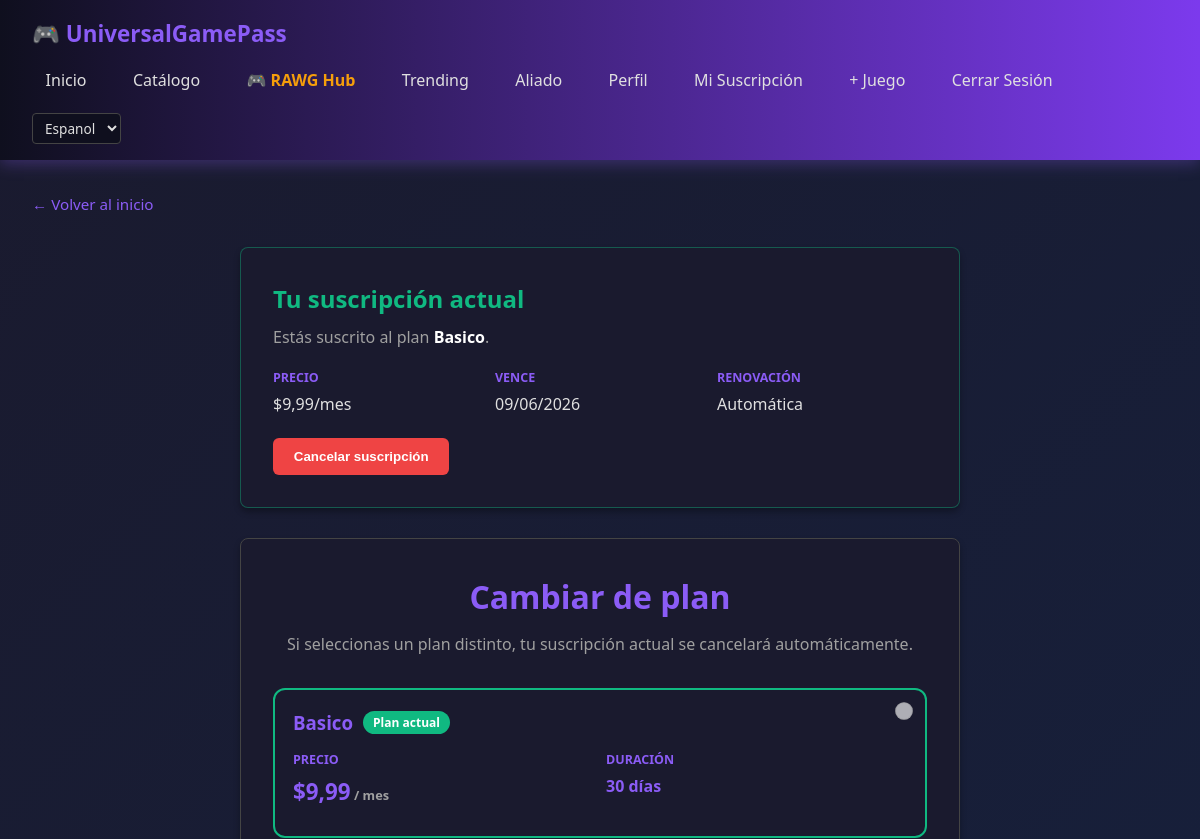
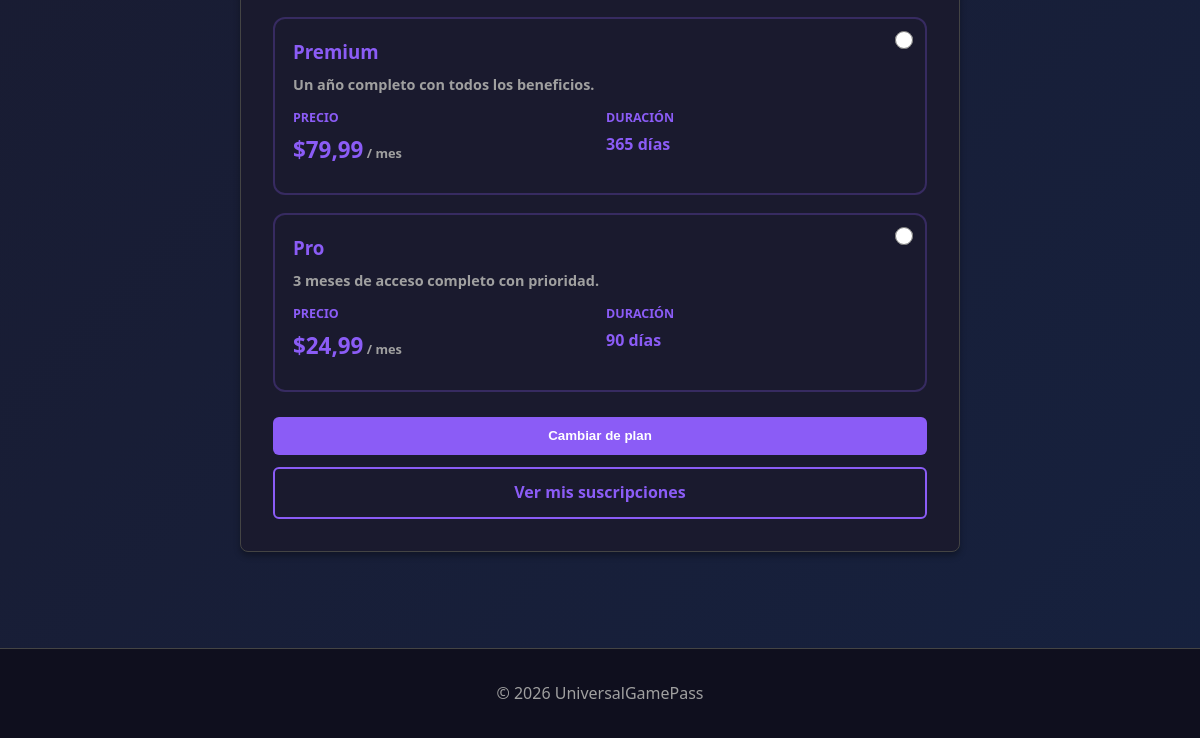
/suscripciones/nueva/ (signed in), run on an earlier commit of the app's database (2 pictures, top to bottom).
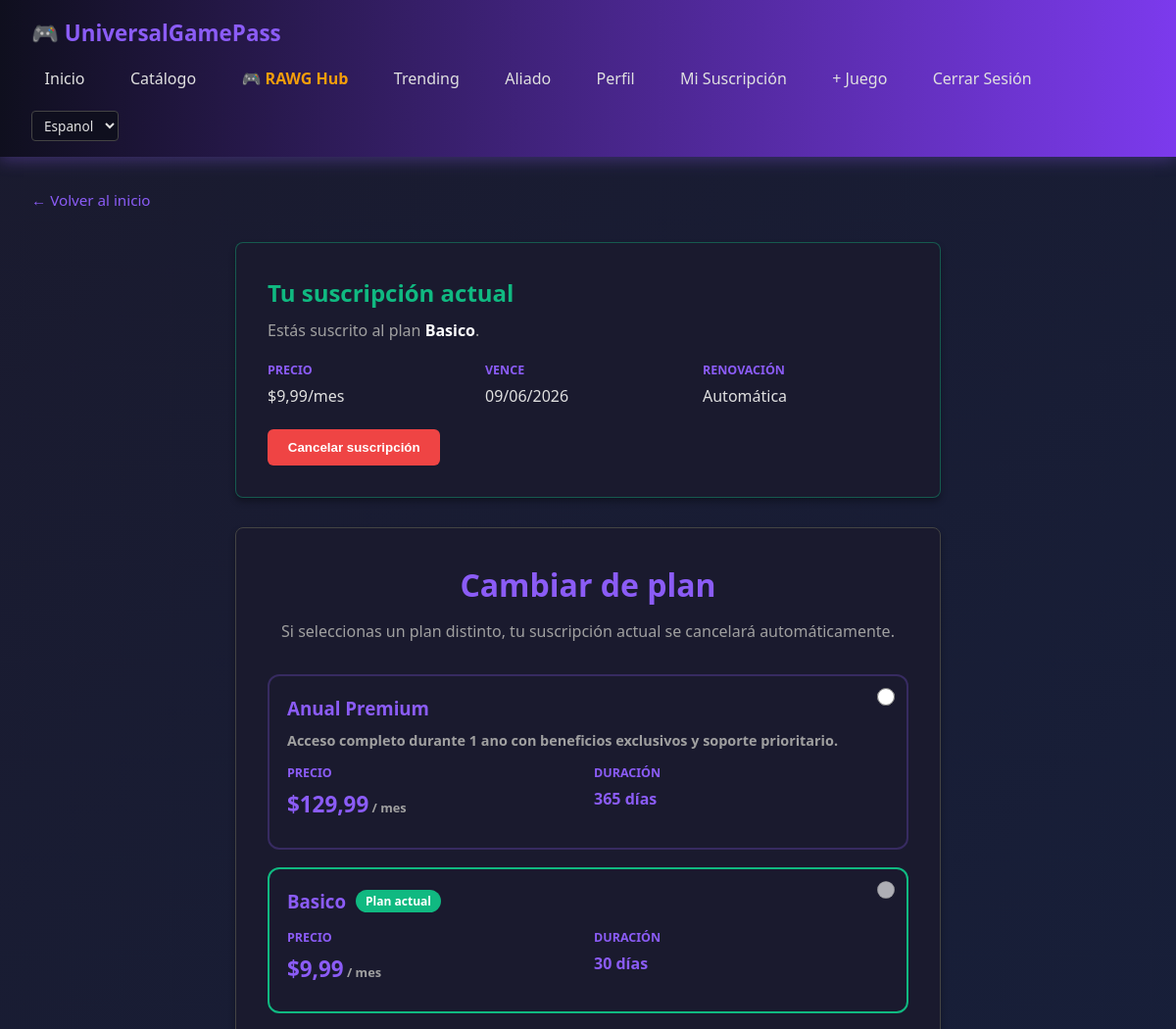
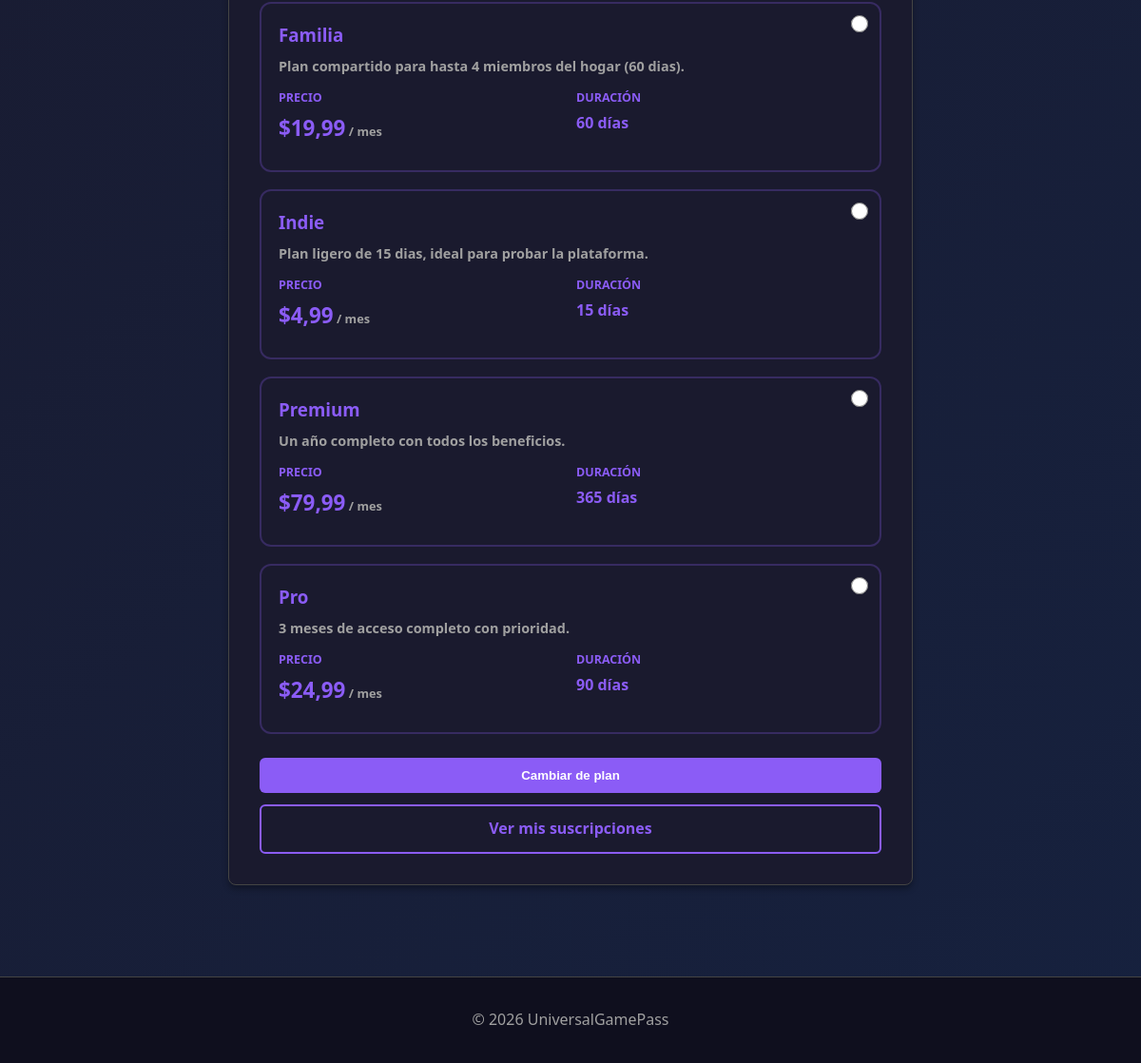
And on a later commit of the database (2 pictures, top to bottom).
### core/models.py (models this page shows, shortened)
class Suscripcion(models.Model):
    user = models.ForeignKey(settings.AUTH_USER_MODEL, on_delete=models.CASCADE, related_name='suscripciones')
    plan = models.ForeignKey(Plan, on_delete=models.PROTECT, related_name='suscripciones_activas')
    inicio = models.DateTimeField()
    fin = models.DateTimeField()
    activa = models.BooleanField(default=True)
    renovacion_automatica = models.BooleanField(default=True)
    class Meta:
        ordering = ['-inicio']

class Plan(models.Model):
    nombre = models.CharField(max_length=100)
    duracion_dias = models.PositiveIntegerField()
    precio_mensual = models.DecimalField(max_digits=10, decimal_places=2, default=9.99)
    descripcion = models.TextField(blank=True)
    activo = models.BooleanField(default=True)
    creado_en = models.DateTimeField(null=True, blank=True)

### core/views/web_views.py (the view)
# urls.py: path("suscripciones/nueva/", SuscripcionFormView.as_view(), name="suscripcion_form"),
class SuscripcionFormView(LoginRequiredMixin, View):
    def get(self, request):
        planes = Plan.objects.filter(activo=True).order_by("nombre")
        suscripcion_activa = obtener_suscripcion_activa(request.user)
        return render(request, "core/suscripcion_form.html", {
            "planes": planes,
            "suscripcion_activa": suscripcion_activa,
        })

### core/services.py (called while the page is built)
def obtener_suscripcion_activa(user):
    if not user.is_authenticated:
        return None
    ahora = timezone.now()
    return (
        Suscripcion.objects.filter(
            user=user,
            activa=True,
            inicio__lte=ahora,
            fin__gte=ahora,
        )
        .select_related("plan")
        .order_by("-fin")
        .first()
    )

### core/templates/core/suscripcion_form.html (shortened to what this page needs)
{% extends 'core/base.html' %}
{% block content %}
<div class="container">
  <div style="margin-bottom: 30px;">
    <a href="{% url 'home' %}" style="color: #8b5cf6; text-decoration: none; font-size: 0.95rem;">← Volver al inicio</a>
  </div>
  {% if suscripcion_activa %}
    <div class="card" style="max-width: 720px; margin: 0 auto 30px; border: 1px solid rgba(16, 185, 129, 0.4);">
      <h2 style="margin: 0 0 6px; color: #10b981;">Tu suscripción actual</h2>
      <p style="margin: 0 0 18px; color: #a0a0a0;">Estás suscrito al plan <strong style="color: #fff;">{{ suscripcion_activa.plan.nombre }}</strong>.</p>
      <div style="display: grid; grid-template-columns: repeat(auto-fit, minmax(160px, 1fr)); gap: 12px; margin-bottom: 20px;">
        <div>
          <p style="color: #8b5cf6; font-weight: 600; font-size: 0.78rem; margin: 0 0 4px;">PRECIO</p>
          <p style="margin: 0;">${{ suscripcion_activa.plan.precio_mensual }}/mes</p>
        </div>
        <div>
          <p style="color: #8b5cf6; font-weight: 600; font-size: 0.78rem; margin: 0 0 4px;">VENCE</p>
          <p style="margin: 0;">{{ suscripcion_activa.fin|date:'d/m/Y' }}</p>
        </div>
        <div>
          <p style="color: #8b5cf6; font-weight: 600; font-size: 0.78rem; margin: 0 0 4px;">RENOVACIÓN</p>
          <p style="margin: 0;">{% if suscripcion_activa.renovacion_automatica %}Automática{% else %}Manual{% endif %}</p>
        </div>
      </div>
      <form method="post" action="{% url 'cancelar_suscripcion' %}" onsubmit="return confirm('¿Seguro que quieres cancelar tu suscripción?');" style="display: inline-block;">
        <button type="submit" class="btn" style="background: #ef4444; color: white;">Cancelar suscripción</button>
      </form>
    </div>
  {% endif %}
  <div class="card" style="max-width: 720px; margin: 0 auto;">
    <div style="text-align: center; margin-bottom: 30px;">
      <h1 style="margin: 0 0 10px; color: #8b5cf6;">
        {% if suscripcion_activa %}Cambiar de plan{% else %}Selecciona tu Plan{% endif %}
      </h1>
      <p style="color: #a0a0a0; margin: 0;">
        {% if suscripcion_activa %}
          Si seleccionas un plan distinto, tu suscripción actual se cancelará automáticamente.
        {% else %}
          Elige el plan que mejor se adapte a tus necesidades.
        {% endif %}
      </p>
    </div>
    {% if planes %}
      <form method="post" action="{% url 'crear_suscripcion' %}">
        <div style="display: grid; grid-template-columns: 1fr; gap: 18px; margin-bottom: 25px;">
          {% for plan in planes %}
            {% with es_actual=suscripcion_activa.plan.id|default:0 %}
              <div class="plan-option" style="padding: 18px; border: 2px solid {% if plan.id == es_actual %}#10b981{% else %}rgba(139, 92, 246, 0.25){% endif %}; border-radius: 12px; position: relative;">
                <input type="radio" name="plan_id" value="{{ plan.id }}" id="plan_{{ plan.id }}"
                       {% if plan.id == es_actual %}disabled{% endif %}
                       style="position: absolute; top: 12px; right: 12px; width: 18px; height: 18px;">
                <label for="plan_{{ plan.id }}" style="cursor: {% if plan.id == es_actual %}not-allowed{% else %}pointer{% endif %}; display: block;">
                  <div style="display: flex; gap: 10px; align-items: center; margin-bottom: 6px;">
                    <h3 style="margin: 0; color: #8b5cf6;">{{ plan.nombre }}</h3>
                    {% if plan.id == es_actual %}
                      <span style="background: #10b981; padding: 2px 10px; border-radius: 12px; font-size: 0.75rem; color: white;">Plan actual</span>
                    {% endif %}
                  </div>
                  <p style="margin: 0 0 12px; color: #a0a0a0; font-size: 0.9rem;">{{ plan.descripcion }}</p>
                  <div style="display: grid; grid-template-columns: repeat(2, 1fr); gap: 12px;">
                    <div>
                      <p style="color: #8b5cf6; font-weight: 600; margin: 0 0 4px; font-size: 0.78rem;">PRECIO</p>
                      <p style="margin: 0; font-size: 1.4rem;"><strong>${{ plan.precio_mensual }}</strong><span style="font-size: 0.8rem; color: #a0a0a0;"> / mes</span></p>
                    </div>
                    <div>
                      <p style="color: #8b5cf6; font-weight: 600; margin: 0 0 4px; font-size: 0.78rem;">DURACIÓN</p>
                      <p style="margin: 0;">{{ plan.duracion_dias }} días</p>
                    </div>
                  </div>
                </label>
              </div>
            {% endwith %}
          {% endfor %}
        </div>
        <button type="submit" class="btn btn-primary" style="width: 100%; margin-bottom: 12px;">
          {% if suscripcion_activa %}Cambiar de plan{% else %}Confirmar Suscripción{% endif %}
        </button>
      </form>
      <a href="{% url 'profile' %}" class="btn btn-secondary" style="display: block; text-align: center;">
        Ver mis suscripciones
      </a>
    {% else %}
      <div class="alert alert-warning">
        <strong>No hay planes disponibles.</strong>
      </div>
    {% endif %}
  </div>
</div>
{% endblock %}

### core/templates/core/base.html (shortened to what this page needs)
{% load i18n %}<!DOCTYPE html>
<html lang="{{ LANGUAGE_CODE|default:'es' }}">
<head>
</head>
<body>
    <header>
        <nav class="navbar">
            <a href="{% url 'home' %}" class="logo">🎮 UniversalGamePass</a>
            <ul class="nav-links">
                <li><a href="{% url 'home' %}">{% trans "Inicio" %}</a></li>
                {% if user.is_authenticated %}
                    <li><a href="{% url 'catalogo_juegos' %}">{% trans "Catálogo" %}</a></li>
                    <li><a href="{% url 'rawg_hub' %}" style="color: #f59e0b; font-weight: 600;">🎮 RAWG Hub</a></li>
                    <li><a href="{% url 'terceros_info' %}">{% trans "Trending" %}</a></li>
                    <li><a href="{% url 'aliado_info' %}">{% trans "Aliado" %}</a></li>
                    <li><a href="{% url 'profile' %}">{% trans "Perfil" %}</a></li>
                    <li><a href="{% url 'suscripcion_form' %}">{% trans "Mi Suscripción" %}</a></li>
                    {% if user.is_staff %}
                        <li><a href="{% url 'crear_juego' %}">+ {% trans "Juego" %}</a></li>
                    {% endif %}
                    <li><a href="{% url 'logout' %}">{% trans "Cerrar Sesión" %}</a></li>
                {% else %}
                    <li><a href="{% url 'login' %}">{% trans "Iniciar Sesión" %}</a></li>
                    <li><a href="{% url 'signup' %}">{% trans "Registrarse" %}</a></li>
                {% endif %}
                <li>
                    <form method="post" action="{% url 'set_language' %}" class="lang-form">
                        <select name="language" onchange="this.form.submit()" aria-label="{% trans 'Idioma' %}">
                            {% get_current_language as LANG %}
                            {% get_available_languages as LANGS %}
                            {% for code, name in LANGS %}
                                <option value="{{ code }}"{% if code == LANG %} selected{% endif %}>{{ name }}</option>
                            {% endfor %}
                        </select>
                    </form>
                </li>
            </ul>
        </nav>
    </header>
    {% block content %}{% endblock %}
    <footer><p>&copy; 2026 UniversalGamePass</p></footer>
</body>
</html>

### core/templates/core/base.html (style rules this page uses)
* { margin: 0; padding: 0; box-sizing: border-box; }
body { font-family: 'Segoe UI', Tahoma, Geneva, Verdana, sans-serif; background: linear-gradient(135deg, #1a1a2e 0%, #16213e 100%); color: #e0e0e0; line-height: 1.6; min-height: 100vh; }
:root { --primary: #8b5cf6; --primary-dark: #7c3aed; --dark-bg: #0f0f1e; --card-bg: #1a1a2e; --text-light: #e0e0e0; --text-muted: #a0a0a0; --border: #444; --success: #10b981; --error: #ef4444; --warning: #f59e0b; }
header { background: linear-gradient(to right, var(--dark-bg), var(--primary-dark)); padding: 1rem 0; box-shadow: 0 4px 15px rgba(139, 92, 246, 0.3); position: sticky; top: 0; z-index: 100; }
.navbar { max-width: 1200px; margin: 0 auto; padding: 0 2rem; display: flex; justify-content: space-between; align-items: center; gap: 1rem; flex-wrap: wrap; }
.logo { font-size: 1.4rem; font-weight: bold; color: var(--primary); text-decoration: none; }
.nav-links { display: flex; gap: 1.2rem; list-style: none; flex-wrap: wrap; align-items: center; }
.nav-links a { color: var(--text-light); text-decoration: none; padding: 0.45rem 0.85rem; border-radius: 4px; }
.lang-form { display: inline; }
.lang-form select { padding: 4px 8px; background: var(--dark-bg); border: 1px solid var(--border); color: var(--text-light); border-radius: 4px; font-size: 0.85rem; }
.btn { padding: 0.7rem 1.3rem; border: none; border-radius: 6px; cursor: pointer; font-weight: 600; transition: all 0.3s ease; text-decoration: none; display: inline-block; }
.btn-primary { background: var(--primary); color: white; }
.btn-secondary { background: transparent; color: var(--primary); border: 2px solid var(--primary); }
.container { max-width: 1200px; margin: 0 auto; padding: 2rem; }
.card { background: var(--card-bg); border: 1px solid var(--border); border-radius: 8px; padding: 2rem; margin-bottom: 2rem; box-shadow: 0 4px 6px rgba(0, 0, 0, 0.3); transition: transform 0.3s ease, box-shadow 0.3s ease; }
.card h2 { color: var(--primary); margin-bottom: 1rem; font-size: 1.5rem; }
label { display: block; margin-bottom: 0.5rem; color: var(--primary); font-weight: 600; }
input, textarea, select { width: 100%; padding: 0.7rem; background: var(--dark-bg); border: 1px solid var(--border); border-radius: 4px; color: var(--text-light); font-family: inherit; }
footer { background: var(--dark-bg); border-top: 1px solid var(--border); padding: 2rem; text-align: center; color: var(--text-muted); margin-top: 4rem; }

What changed in the data, as far as the page shows it:
added Plan: plan_id "☐ Anual Premium Acceso completo", nombre "Anual Premium", descripcion "Acceso completo durante 1 ano con beneficios exclusivos y soporte prioritario.", precio_mensual "129,99", duracion_dias "365"
added Plan: plan_id "☐ Familia Plan compartido para", nombre "Familia", descripcion "Plan compartido para hasta 4 miembros del hogar (60 dias).", precio_mensual "19,99", duracion_dias "60"
added Plan: plan_id "☐ Indie Plan ligero de 15 dias,", nombre "Indie", descripcion "Plan ligero de 15 dias, ideal para probar la plataforma.", precio_mensual "4,99", duracion_dias "15"
